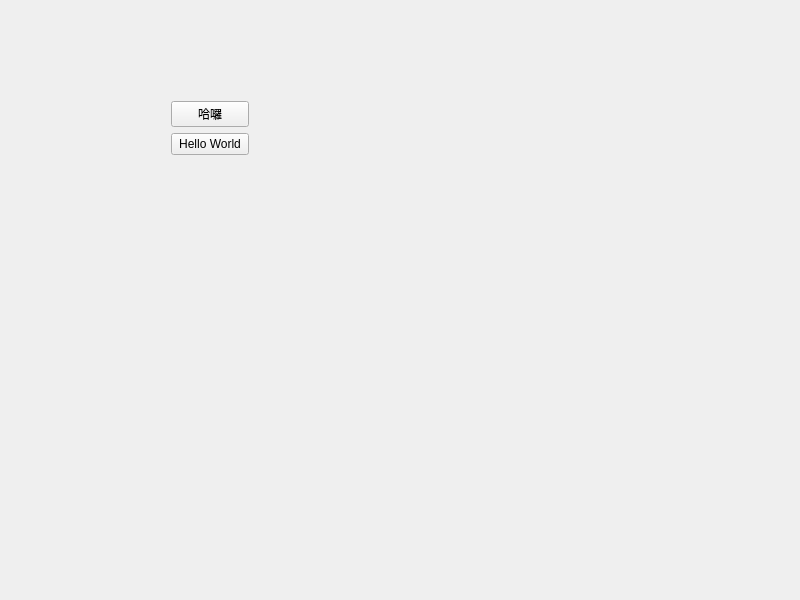
<?xml version="1.0" encoding="UTF-8"?>
<ui version="4.0">
 <class>DesignWidget</class>
 <widget class="QWidget" name="DesignWidget">
  <property name="geometry">
   <rect>
    <x>0</x>
    <y>0</y>
    <width>800</width>
    <height>600</height>
   </rect>
  </property>
  <property name="windowTitle">
   <string>DesignWidget</string>
  </property>
  <widget class="QWidget" name="">
   <property name="geometry">
    <rect>
     <x>171</x>
     <y>101</y>
     <width>78</width>
     <height>54</height>
    </rect>
   </property>
   <layout class="QVBoxLayout" name="verticalLayout">
    <item>
     <widget class="QPushButton" name="pushButton">
      <property name="text">
       <string>哈囉</string>
      </property>
     </widget>
    </item>
    <item>
     <widget class="QPushButton" name="pushButton_2">
      <property name="text">
       <string>Hello World</string>
      </property>
     </widget>
    </item>
   </layout>
  </widget>
 </widget>
 <resources/>
 <connections/>
</ui>
